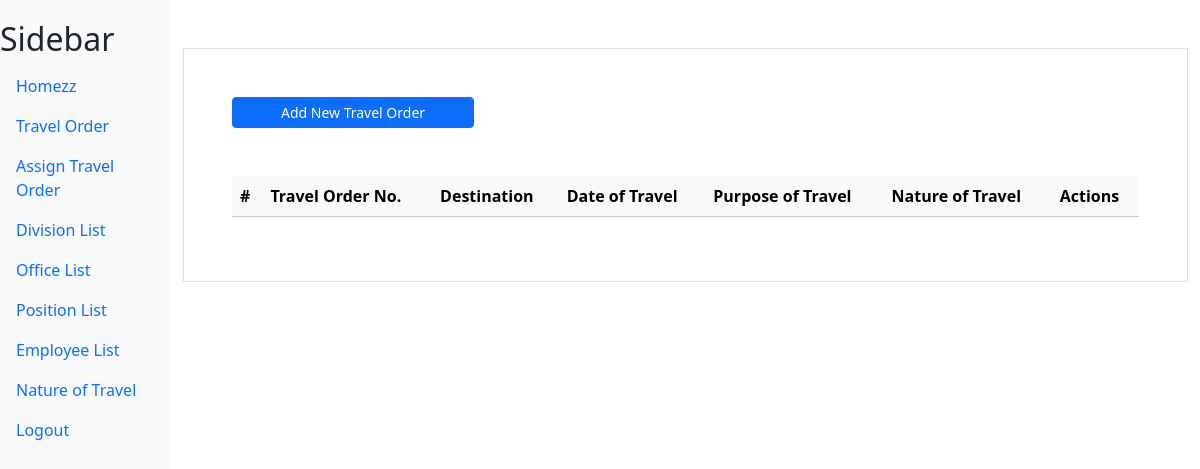
The page /travel_order/ (signed in) on the database as committed earlier.
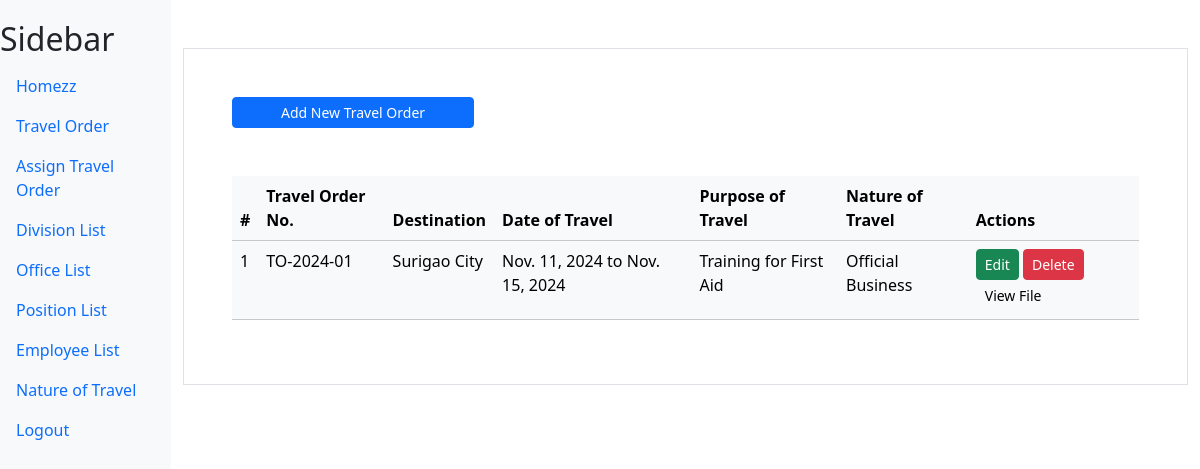
The same page on the database as committed later.
### myapp/models.py (models this page shows)
class TravelOrder(models.Model):
    travel_number = models.CharField(max_length=100, verbose_name="Travel Order Number")
    destination = models.CharField(max_length=100,verbose_name="Destination")
    date_start = models.DateField(verbose_name="Date Start")
    date_end = models.DateField(verbose_name="Date End")
    purpose = models.CharField(max_length=100,verbose_name="Purpose of Travel")
    natureoftavel = models.ForeignKey(NatureOfTravel,on_delete=models.CASCADE)
    file = models.FileField(upload_to='documents/', default='documents/default_file.pdf', verbose_name="Upload File")

class NatureOfTravel(models.Model):
    nature_travel_name = models.CharField(max_length=100,verbose_name="Nature of Travel")

### myapp/views.py (the view, shortened to what this page needs)
# urls.py: path('travel_order/',views.travel,name='travel'),
@login_required
def travel(request):
    travel = TravelOrder.objects.all()
    nature_travel = NatureOfTravel.objects.all()
    context = {"travel_list":travel,"nature_travel_list":nature_travel}
    return render(request,'myapp/travelorder.html',context)

### myapp/templates/myapp/travelorder.html (shortened to what this page needs)
{% extends "myapp/base.html" %}
{% block content %}
<div class="container mt-5 p-5 border">
    <div class="">
        <a href="#" class="btn btn-primary px-5 btn-sm" data-bs-toggle="modal" data-bs-target="#addModal">Add New Travel Order</a>
    </div>
    <table class="table mt-5 table-light">
        <thead>
            <tr>
                <th scope="col">#</th>
                <th scope="col">Travel Order No.</th>
                <th scope="col">Destination</th>
                <th scope="col">Date of Travel</th>
                <th scope="col">Purpose of Travel</th>
                <th scope="col">Nature of Travel</th>
                <th scope="col">Actions</th>
            </tr>
        </thead>
        <tbody>
            {% for travel in travel_list %}
            <tr>
                <td>{{ forloop.counter }}</td>
                <td>{{ travel.travel_number }}</td>
                <td>{{ travel.destination }}</td>
                <td>{{ travel.date_start }} to {{ travel.date_end }}</td>
                <td>{{ travel.purpose }}</td>
                <td>{{ travel.natureoftavel.nature_travel_name }}</td>
                <td>
                    <a href="#" class="btn btn-success btn-sm" data-bs-toggle="modal" data-bs-target="#updateModal_{{ travel.id }}">Edit</a>
                    <a href="#" class="btn btn-danger btn-sm" data-bs-toggle="modal" data-bs-target="#deleteModal_{{ travel.id }}">Delete</a>
                    <a href="{{ travel.file.url }}" class="btn btn-light btn-sm" target="_blank">View File</a>
                </td>
            </tr>
            {% endfor %}
        </tbody>
    </table>
</div>
{% endblock content %}

### myapp/templates/myapp/base.html (shortened to what this page needs)
<!doctype html>
<html lang="en">
  <head>
    <link href="https://cdn.jsdelivr.net/npm/bootstrap@5.3.3/dist/css/bootstrap.min.css" rel="stylesheet">
    <link href="https://cdn.jsdelivr.net/npm/select2@4.1.0-rc.0/dist/css/select2.min.css" rel="stylesheet" />
</head>
  <body>
    <div class="sidebar">
        <h2>Sidebar</h2>
        <ul class="nav flex-column">
            <li class="nav-item">
                <a class="nav-link active" href="#">Homezz</a>
            </li>
            <li class="nav-item">
                <a class="nav-link" href="{%url 'travel'%}">Travel Order</a>
            </li>
            <li class="nav-item">
                <a class="nav-link" href="{%url 'assign_travel'%}">Assign Travel Order</a>
            </li>
           <li class="nav-item">
                <a class="nav-link" href="{%url 'division'%}">Division List</a>
            </li>
            <li class="nav-item">
                <a class="nav-link" href="{%url 'office'%}">Office List</a>
            </li>
            <li class="nav-item">
                <a class="nav-link" href="{%url 'position'%}">Position List</a>
            </li>
            <li class="nav-item">
                <a class="nav-link" href="{%url 'employee'%}">Employee List</a>
            </li>
            <li class="nav-item">
                <a class="nav-link" href="{%url 'nature_travel'%}">Nature of Travel</a>
            </li>
            <li class="nav-item">
                {% if user.is_authenticated %}
            <a href="{% url 'logout' %}" class="nav-link">Logout</a>
            {% endif %}
            </li>
        </ul>
    </div>
    <div class= "container">
        {%block content%}
        {%endblock content%}
    </div>
</body>
</html>

### myapp/templates/myapp/base.html (style rules this page uses)
body { display: flex; }
.sidebar { height: 100vh; background-color: #f8f9fa; padding-top: 20px; width: 200px; }

Rows that differ between the two databases and show on the page:
added TravelOrder: travel_number "TO-2024-01", destination "Surigao City", date_start "Nov. 11, 2024", date_end "Nov. 15, 2024", purpose "Training for First Aid", natureoftavel.nature_travel_name "Official Business"
